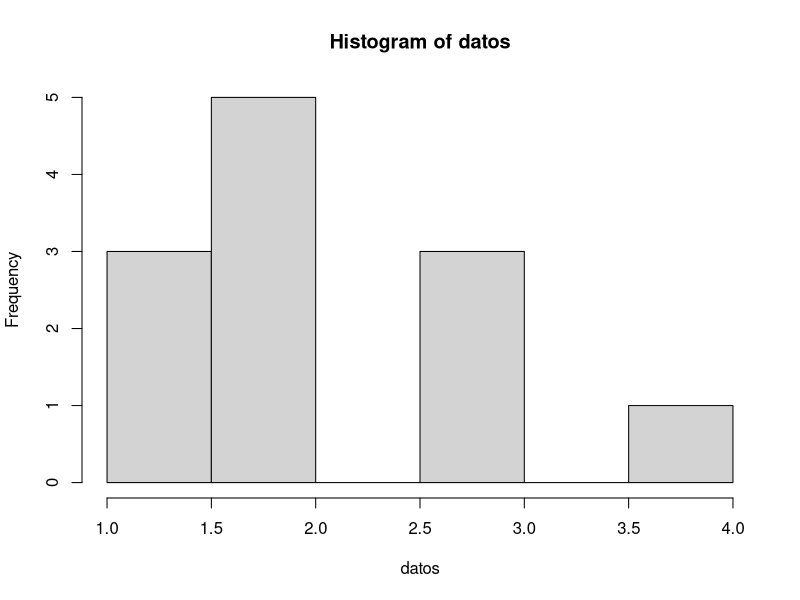

This figure's R source:
datos <- c(1, 2, 3, 2, 3, 2, 1, 1, 2, 2, 3, 4) 

table(datos)
hist(datos)
mean(datos)


datosM <- c(1, 2, 3, 2, 3, 2, 111, 1, 2, 2, 3, 4) 
mean(datosM)

